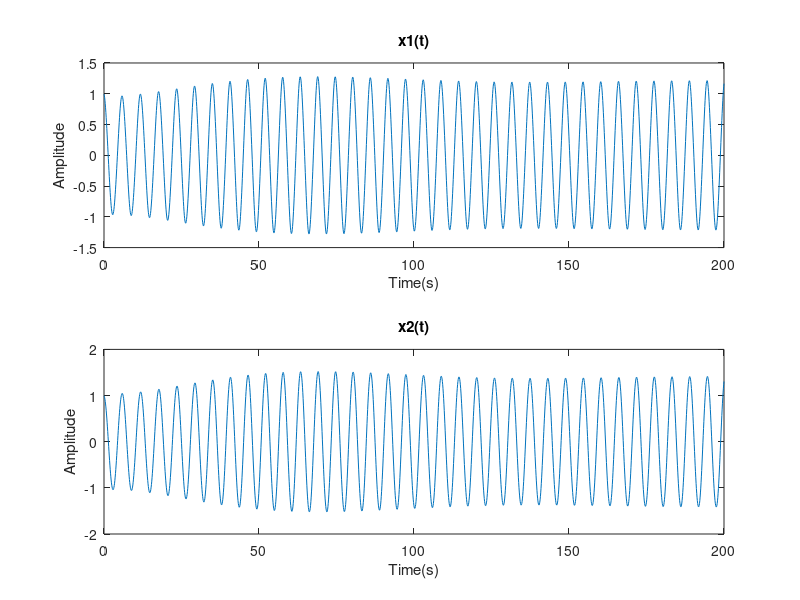

Source code (MATLAB):
function [] = hbm21 () 
clc
% This code is an adaptation of the algorithm posted on the 
% MECH 309 webCT page in the folder "week 11".
%
a = 0;                  % start time
b = 200;                % end time
N = 2000;              % # of steps
h= (b-a)/N;             % step size
%
t = a; 
z(1) = 1;                 % initial value of x1 at t = a
z(2) = 0;                 % initial value of x1' at t = a
z(3) = 1;                 % initial value of x2 at t = a
z(4) = 0;                 % initial value of x2' at t = a
% Defines a matrix that will store each iteration for x1 and x2.
% It does not store the values of x1' or x2'
P=zeros(N,2);
% Runge Kutta Algorithm as discussed in class notes.
for i = 1:1:N
    K1 = h*ODE(t,z);
    K2 = h*ODE(t + h/2, z + K1/2);
    K3 = h*ODE(t + h/2, z + K2/2);
    K4 = h*ODE(t + h, z + K3);
%
    z = z + (K1 + 2*K2 + 2*K3 + K4)/6;
% Each iteration of x1 and x2 (i.e. z(1) and z(3)) are stored in P.
    P(i,1)=z(1);
    P(i,2)=z(3);
    t = a + i*h;
end
% Plots x1 and x2
t=linspace(a,b,N);
subplot(2,1,1)
plot(t,P(:,1))
xlabel('Time(s)');
ylabel('Amplitude');
title('x1(t)');
%
subplot(2,1,2)
plot(t,P(:,2))
xlabel('Time(s)');
ylabel('Amplitude');
title('x2(t)');
%
% Defines the system of two 2nd order ODEs as a system of
% four 1st order ODEs using the substitution z1=x1, z2=x1',
% z3=x2, z4=x2'
%
function z_prime = ODE(t, z)
%
m=1; k=1; d=0.5; e=0.5; w=1.1; F=0.1;
z_prime(1) = z(2);
z_prime(2) = (F*cos(w*t)-e*(z(1)^3)-d*z(2)+d*z(4)-2*k*z(1)+k*z(3))/m;
z_prime(3) = z(4);
z_prime(4) = (-d*z(4)+d*z(2)-2*k*z(3)+k*z(1))/m;
%
end
end